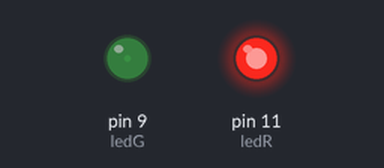
The sketch below on a simulated Arduino Uno, built with avr-gcc and run on an emulated ATmega328P. Shown: output pins drawn as LEDs (lit = HIGH).

Above: at 0.05 s.
At 0.45 s:
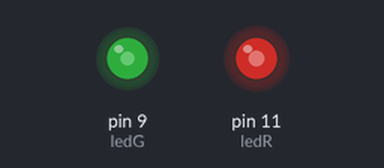
At 0.9 s:
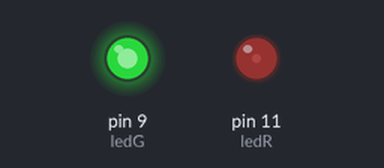
At 1.8 s:
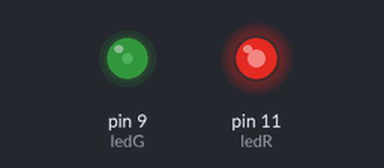
Timing chart, 0 to 4.7 s (numbered marks = the images above):
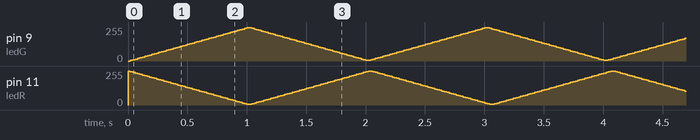

The sketch:

LED_Analog_Fade.ino
```cpp
/*
  Fade Blink slowly turns on an LED (increase in intensity of voltage over the course of 1 second and
  then turns off slowly over 1 second.  Then repeats.  All done using analog input.
  Turns on an LED on for one second, then off for one second, repeatedly.
 */

// Pin 9 has an LED connected on most Arduino boards.
// give it a name:
int ledG = 9;
int ledR = 11;
int brightnessG = 0;
int brightnessR = 254;
int fade_rateG = 5;
int fade_rateR = -5;

// the setup routine runs once when you press reset:
void setup() {
  // initialize the digital pin as an output.
  pinMode(ledG, OUTPUT);
  pinMode(ledR,OUTPUT);
}

// the loop routine runs over and over again forever:
void loop() {
  analogWrite(ledG,brightnessG);
  analogWrite(ledR,brightnessR);
  brightnessG = brightnessG + fade_rateG;
  brightnessR = brightnessR + fade_rateR;

  if (brightnessG <= 0 || brightnessG >= 255) {
    fade_rateG = -fade_rateG;
    brightnessG = brightnessG + fade_rateG;
  }


  if (brightnessR <= 0 || brightnessR >= 255) {
    fade_rateR = -fade_rateR;
    brightnessR = brightnessR + fade_rateR;
  }

  delay(20);               // wait for 20 milliseconds
}
```
